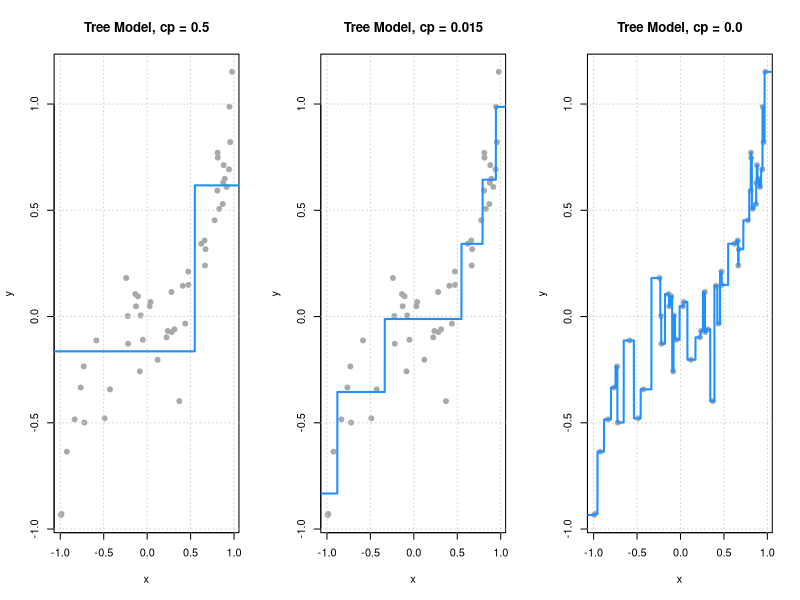
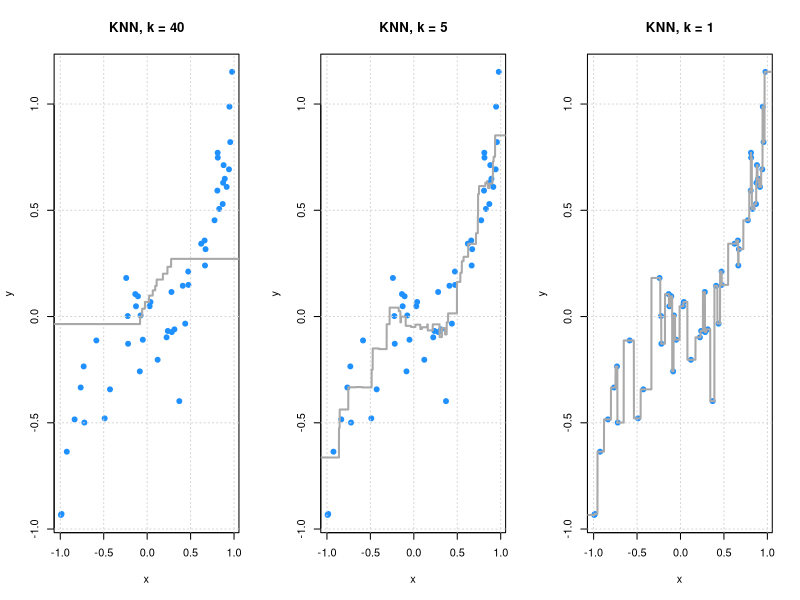
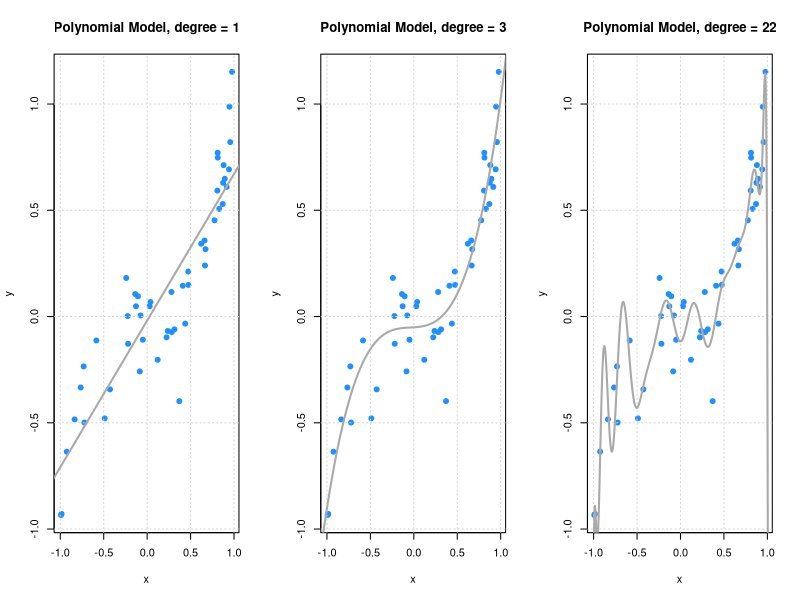

The R script that drew these images, in order:
## ---- chunk 1
## load packages
library(rpart)
library(FNN)
## ---- chunk 2
# simulate data

## signal
f = function(x) {
  x ^ 3
}

## define data generating processs
get_sim_data = function(f, sample_size = 50) {
  x = runif(n = sample_size, min = -1, max = 1)
  y = rnorm(n = sample_size, mean = f(x), sd = 0.15)
  data.frame(x, y)
}

## simualte training data
set.seed(42)
sim_trn_data = get_sim_data(f = f)

## simulate testing data
set.seed(3)
sim_tst_data = get_sim_data(f = f)

## create grid for plotting
x_grid = data.frame(x = seq(-1.5, 1.5, 0.001))
## ---- chunk 3
# fit models

## tree models
tree_fit_l = rpart(y ~ x, data = sim_trn_data, 
                   control = rpart.control(cp = 0.500, minsplit = 2))
tree_fit_m = rpart(y ~ x, data = sim_trn_data, 
                   control = rpart.control(cp = 0.015, minsplit = 2))
tree_fit_h = rpart(y ~ x, data = sim_trn_data, 
                   control = rpart.control(cp = 0.000, minsplit = 2))

## knn models
knn_fit_l = knn.reg(train = sim_trn_data["x"], y = sim_trn_data$y, 
                    test = x_grid, k = 40)
knn_fit_m = knn.reg(train = sim_trn_data["x"], y = sim_trn_data$y, 
                    test = x_grid, k = 5)
knn_fit_h = knn.reg(train = sim_trn_data["x"], y = sim_trn_data$y, 
                    test = x_grid, k = 1)

## polynomial models
poly_fit_l = lm(y ~ poly(x,  1), data = sim_trn_data)
poly_fit_m = lm(y ~ poly(x,  3), data = sim_trn_data)
poly_fit_h = lm(y ~ poly(x, 22), data = sim_trn_data)
## ---- chunk 4
# get predictions

## tree models
tree_fit_l_pred = predict(tree_fit_l, newdata = x_grid)
tree_fit_m_pred = predict(tree_fit_m, newdata = x_grid)
tree_fit_h_pred = predict(tree_fit_h, newdata = x_grid)

## knn models
knn_fit_l_pred = knn_fit_l$pred
knn_fit_m_pred = knn_fit_m$pred
knn_fit_h_pred = knn_fit_h$pred

## polynomial models
poly_fit_l_pred = predict(poly_fit_l, newdata = x_grid)
poly_fit_m_pred = predict(poly_fit_m, newdata = x_grid)
poly_fit_h_pred = predict(poly_fit_h, newdata = x_grid)
## ---- chunk 5
# plot fitted trees

par(mfrow = c(1, 3))
plot(y ~ x, data = sim_trn_data, col = "darkgrey", pch = 20, 
     main = "Tree Model, cp = 0.5", cex = 1.5)
grid()
lines(x_grid$x, tree_fit_l_pred, col = "dodgerblue",  lwd = 2)

plot(y ~ x, data = sim_trn_data, col = "darkgrey", pch = 20,
     main = "Tree Model, cp = 0.015", cex = 1.5)
grid()
lines(x_grid$x, tree_fit_m_pred, col = "dodgerblue",  lwd = 2)

plot(y ~ x, data = sim_trn_data, col = "darkgrey", pch = 20, 
     main = "Tree Model, cp = 0.0", cex = 1.5)
grid()
lines(x_grid$x, tree_fit_h_pred, col = "dodgerblue",  lwd = 2)
## ---- chunk 6
# plot fitted KNN

par(mfrow = c(1, 3))
plot(y ~ x, data = sim_trn_data, col = "dodgerblue", pch = 20, 
     main = "KNN, k = 40", cex = 1.5)
grid()
lines(x_grid$x, knn_fit_l_pred, col = "darkgrey",  lwd = 2)

plot(y ~ x, data = sim_trn_data, col = "dodgerblue", pch = 20,
     main = "KNN, k = 5", cex = 1.5)
grid()
lines(x_grid$x, knn_fit_m_pred, col = "darkgrey",  lwd = 2)

plot(y ~ x, data = sim_trn_data, col = "dodgerblue", pch = 20, 
     main = "KNN, k = 1", cex = 1.5)
grid()
lines(x_grid$x, knn_fit_h_pred, col = "darkgrey",  lwd = 2)
## ---- chunk 7
# plot fitted polynomials
par(mfrow = c(1, 3))
plot(y ~ x, data = sim_trn_data, col = "dodgerblue", pch = 20, 
     main = "Polynomial Model, degree = 1", cex = 1.5)
grid()
lines(x_grid$x, poly_fit_l_pred, col = "darkgrey",  lwd = 2)

plot(y ~ x, data = sim_trn_data, col = "dodgerblue", pch = 20,
     main = "Polynomial Model, degree = 3", cex = 1.5)
grid()
lines(x_grid$x, poly_fit_m_pred, col = "darkgrey",  lwd = 2)

plot(y ~ x, data = sim_trn_data, col = "dodgerblue", pch = 20, 
     main = "Polynomial Model, degree = 22", cex = 1.5)
grid()
lines(x_grid$x, poly_fit_h_pred, col = "darkgrey",  lwd = 2)
